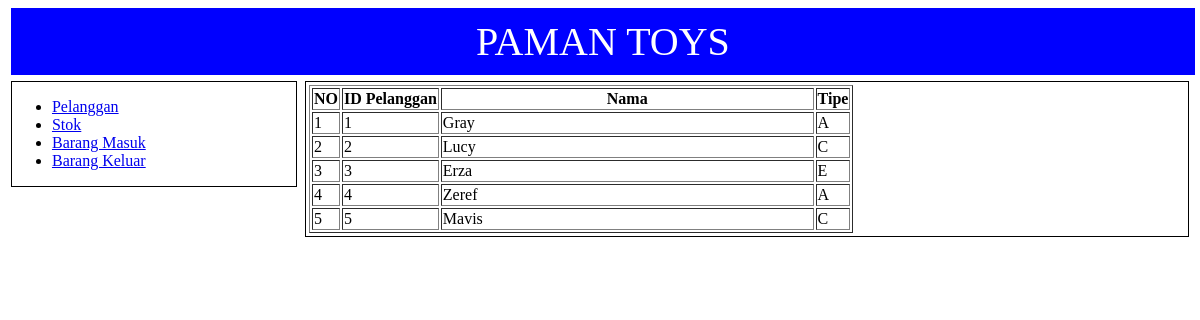
Screenshot of /project/admin/owner_pelanggan.php with the database file from the repository.
### tables this page shows
CREATE TABLE `pelanggan` (
  `id_pelanggan` int(10) NOT NULL,
  `nama_pelanggan` varchar(39) DEFAULT NULL,
  `tipe` char(1) DEFAULT NULL
);

### project/admin/owner_pelanggan.php (the view)
<?php
	include 'owner_header.php';
?>
	<div class="content">
	<table border="1">
		<tr>
			<th>NO</th>
			<th>ID Pelanggan</th>
			<th>Nama</th>
			<th>Tipe</th>
		</tr>
	<?php
		include '../connect.php';
		$no = 1;
		$data = mysqli_query($koneksi,"select * from pelanggan");
		while($d = mysqli_fetch_array($data)){
	?>
			<tr>
				<td><?php echo $no++; ?></td>
				<td><?php echo $d['id_pelanggan']; ?></td>
				<td width="70%"><?php echo $d['nama_pelanggan']; ?></td>
				<td><?php echo $d['tipe']; ?></td>
			</tr>
	<?php
		}
	?>
	</table>
	</div>
<?php
	include 'footer.php';
?>

### project/admin/owner_header.php (style rules this page uses)
.content { width: 74%; margin: 0.25%; float: right; padding: 0.25%; border: 1px solid black; }

### rows the page displays
pelanggan: id_pelanggan "1", nama_pelanggan "Gray", tipe "A"
pelanggan: id_pelanggan "2", nama_pelanggan "Lucy", tipe "C"
pelanggan: id_pelanggan "3", nama_pelanggan "Erza", tipe "E"
pelanggan: id_pelanggan "4", nama_pelanggan "Zeref", tipe "A"
pelanggan: id_pelanggan "5", nama_pelanggan "Mavis", tipe "C"
